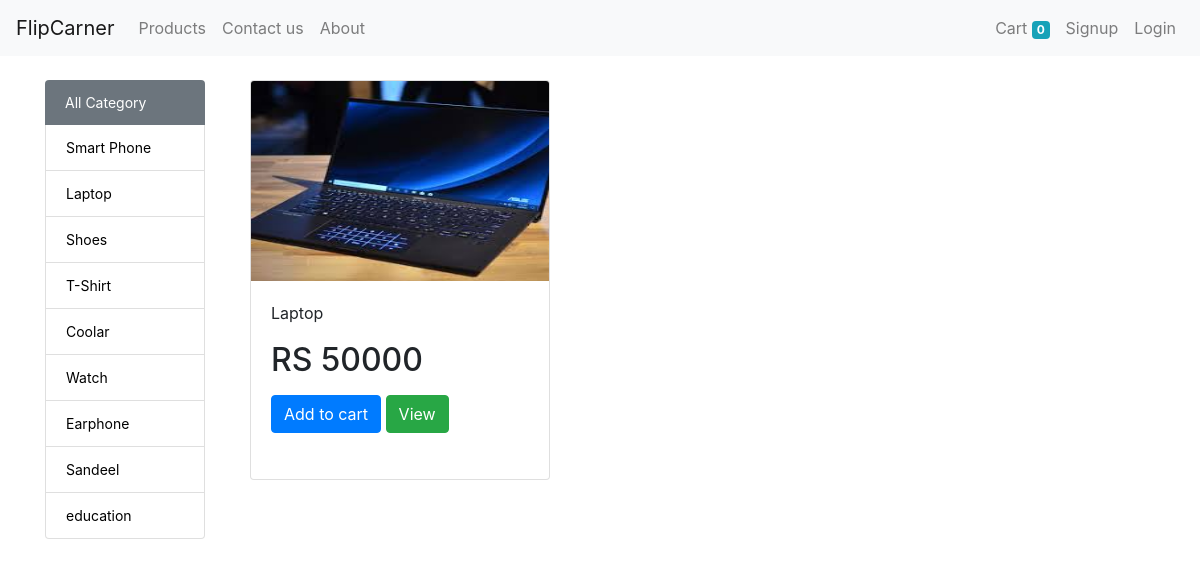
/?category_id=3, run on the app's committed database.
### store/models/category.py (models this page shows, shortened)
class Category(models.Model):
	name = models.CharField(max_length=20)
	@staticmethod
	def getAllCategory():
		return Category.objects.all()

### store/models/product.py (models this page shows, shortened)
class Product(models.Model):
	name = models.CharField(max_length=220)
	price = models.IntegerField(default=0)
	category = models.ForeignKey(Category,on_delete=models.CASCADE,default=1)
	description = models.TextField()
	image = models.ImageField(upload_to='upload/products')
	date = models.DateTimeField(auto_now_add=True)
	@staticmethod
	def getAllProduct():
		return Product.objects.all()
	@staticmethod
	def getProductByFilter(category_id):
		if category_id:
			return Product.objects.filter(category = category_id)
		else:
			return Product.getAllProduct()

### store/views/home.py (the view, shortened to what this page needs)
# urls.py: path('',Home.as_view(), name='home'),
class Home(View):
	def get(self,request):
		cart = request.session.get('cart')
		categories = Category.getAllCategory()
		products = Product.getAllProduct().order_by('-id')
		if request.GET.get('id'):
			filterProductById = Product.objects.get(id=int(request.GET.get('id')))
			return render(request, 'productDetail.html',{"product":filterProductById,"categories":categories})
		if not cart:
			request.session['cart'] = {}
		if request.GET.get('category_id'):
			filterProduct = Product.getProductByFilter(request.GET['category_id'])
			return render(request, 'home.html',{"products":filterProduct,"categories":categories})
		return render(request, 'home.html',{"products":products,"categories":categories})

### store/templatetags/cart.py (called while the page is built)
@register.filter(name='is_in_cart')
def is_in_cart(product,cart):
	keys = cart.keys()
	for id in keys:
		if int(id) == product.id:
			return True
	return False

### store/templates/home.html (shortened to what this page needs)
{% extends 'base.html' %}
{% load cart %}
{% block content %}
<div class="container">
    <div class="row">
        <div class="col-md-2 mb-3">
            <ul class="list-group">
                <li class="list-group-item active bg-secondary border-0"><a style="text-decoration:none; color:white;" href="/">All Category</a></li>
                {% for category in categories %}
                <li class="list-group-item ctg"><a style="text-decoration:none; color:black;" href="/?category_id={{ category.id }}">{{ category.name }}</a></li>
                {% endfor %}
            </ul>
        </div>
        <div class="col-md-10">
            <div class="row product-row mx-auto mb-2">
                {% if products|length == 0 %}
                <div class="alert alert-warning col-12">
                    <strong>
                        <h3>No Product Found!</h3>
                    </strong>
                </div>
                {% elif products|length > 0 %}
                    {% for product in products %}
                    <div id="{{ product.id }}" class="col-md-4 mb-4">
                        <div class="card product-card mb-2">
                            <img class="card-img-top" src="{{ product.image.url }}" height="200px" alt="Card image cap">
                            <div class="card-body">
                                <p class="card-title">{{ product.name|truncatechars:60 }}</p>
                                <p class="card-text"><h2>RS {{ product.price }}</h2></p>
                                <form action="/#{{ product.id }}" method="POST">
                                    {% if product|is_in_cart:request.session.cart %}
                                    <a class="btn btn-warning" href="/cart">Go to cart </a>
                                    {% else %}
                                    <input class="btn btn-primary" type="submit" value="Add to cart">
                                    {% endif %}
                                    <a class="btn btn-success" href="/?id={{ product.id }}">View</a>
                                </form>
                            </div>
                        </div>
                    </div>
                    {% endfor %}
                {% endif %}
            </div>
        </div>
    </div>
</div>
{% endblock %}

### store/static/css/style.css (style rules this page uses)
.list-group { font-size:14px; }
.product-card { height: 400px; width: 300px; }
.product-card img { height: 200px; }

### data on the page
Category: name "Smart Phone"
Category: name "Laptop"
Category: name "Shoes"
Category: name "T-Shirt"
Category: name "Coolar"
Category: name "Watch"
Category: name "Earphone"
Category: name "Sandeel"
Category: name "education"
Product: image (picture), name "Laptop", price "50000"

### other printed values
{{ request.session.cart.keys|length }} "0"
